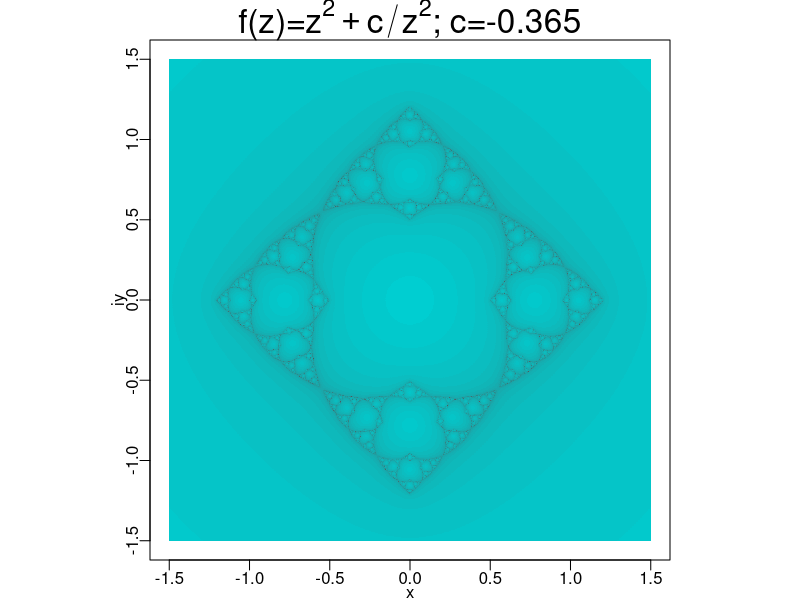

Recreate this plot in R.
f.list=list()
f.list$julpow2=function(z,c) z^2+c

f.list$cosjul=function(z,c) c*cos(z)

f.list$c3_2julia=function(z,c) z^3-(-z)^(2.00001)+c

f.list$julinvpow2=function(z,c) z^(-2)+c

f.list$julpow2_inv1=function(z,c) z^2+c/z

f.list$julpow2_inv2=function(z,c) z^2+c/z^2

col.list=list()
col.list$gray=gray.colors
col.list$CyBldrBl=colorRampPalette(c("cyan2", "black","darkblue"))
col.list$TudrOldrBl=colorRampPalette(c("darkturquoise", "darkred","darkblue"))
col.list$WOdR=colorRampPalette(c("white","orange","darkred"))
col.list$dyad=c("black", "white")

julia=function(z, n, c){
  for(j in 1:n){
    z=fz(z,c)
    if(Mod(z) >16 || Mod(z)==Inf){
      break
    }
  }
  return(j)
}


fz=f.list$julpow2_inv2
col=col.list$TudrOldrBl
n=100
c=-.365
b=1.5
dv=.0025
pm= as.vector(outer(X = seq(-b,b,dv), Y = seq(-b,b,dv)*1i,FUN = "+"))
cm=sapply(pm, function(x) julia(x,n, c))

png(filename = "~/cutting_block/R/figures/Julia_Mandel/Julpow2_inv2_01.png", height = 1500, width = 1500 )
par(mar=c(2,2,2,1), mgp=c(1.1,.4,0), pty="s")
plot(pm, pch=16, cex=.1, col=col(100)[cm], xlab = "x", ylab = "iy", main=substitute(paste("f(z)=",f, "; c=", c), list(c=c, f=body(fz))), cex.main=2)
dev.off()